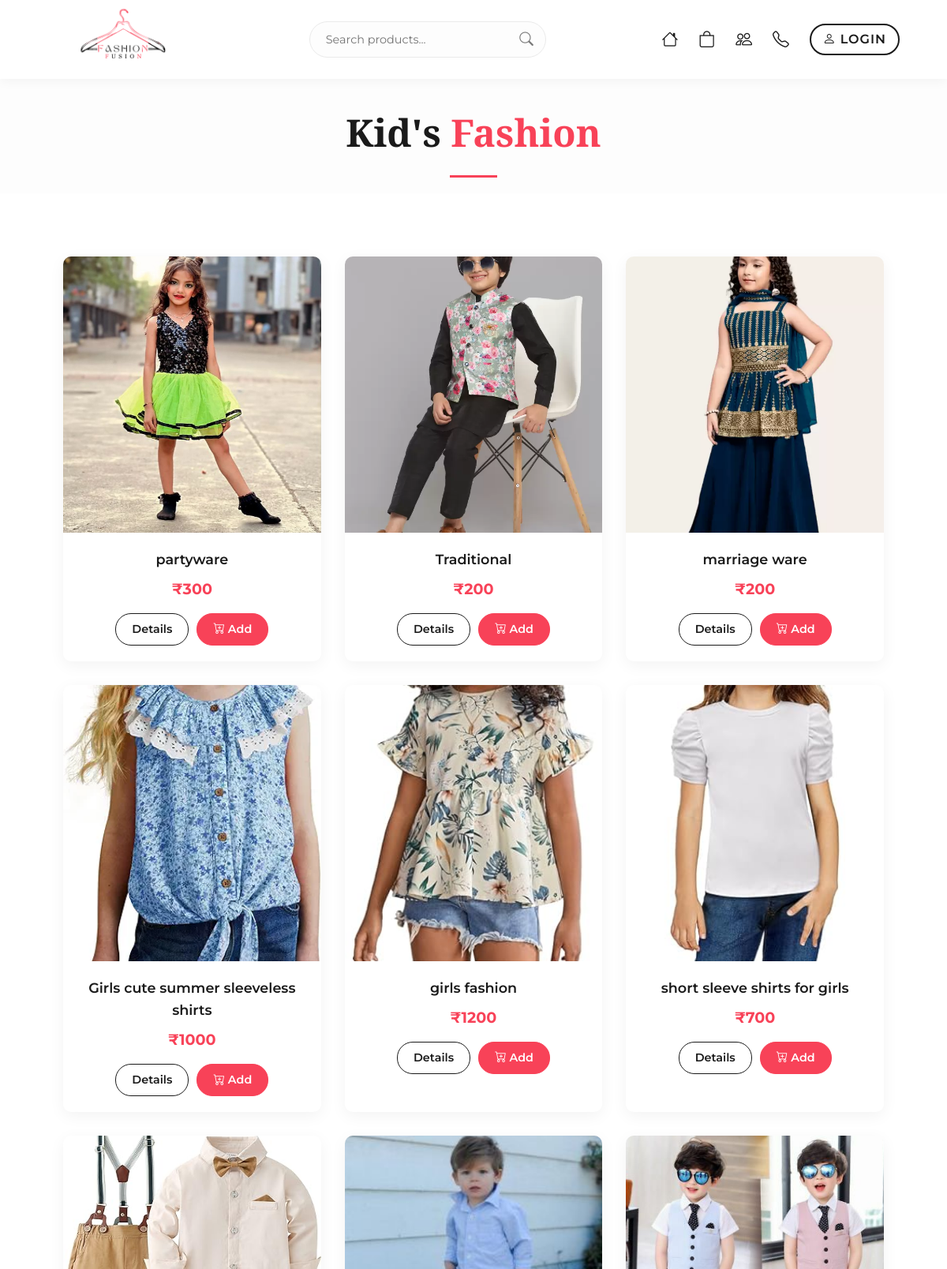
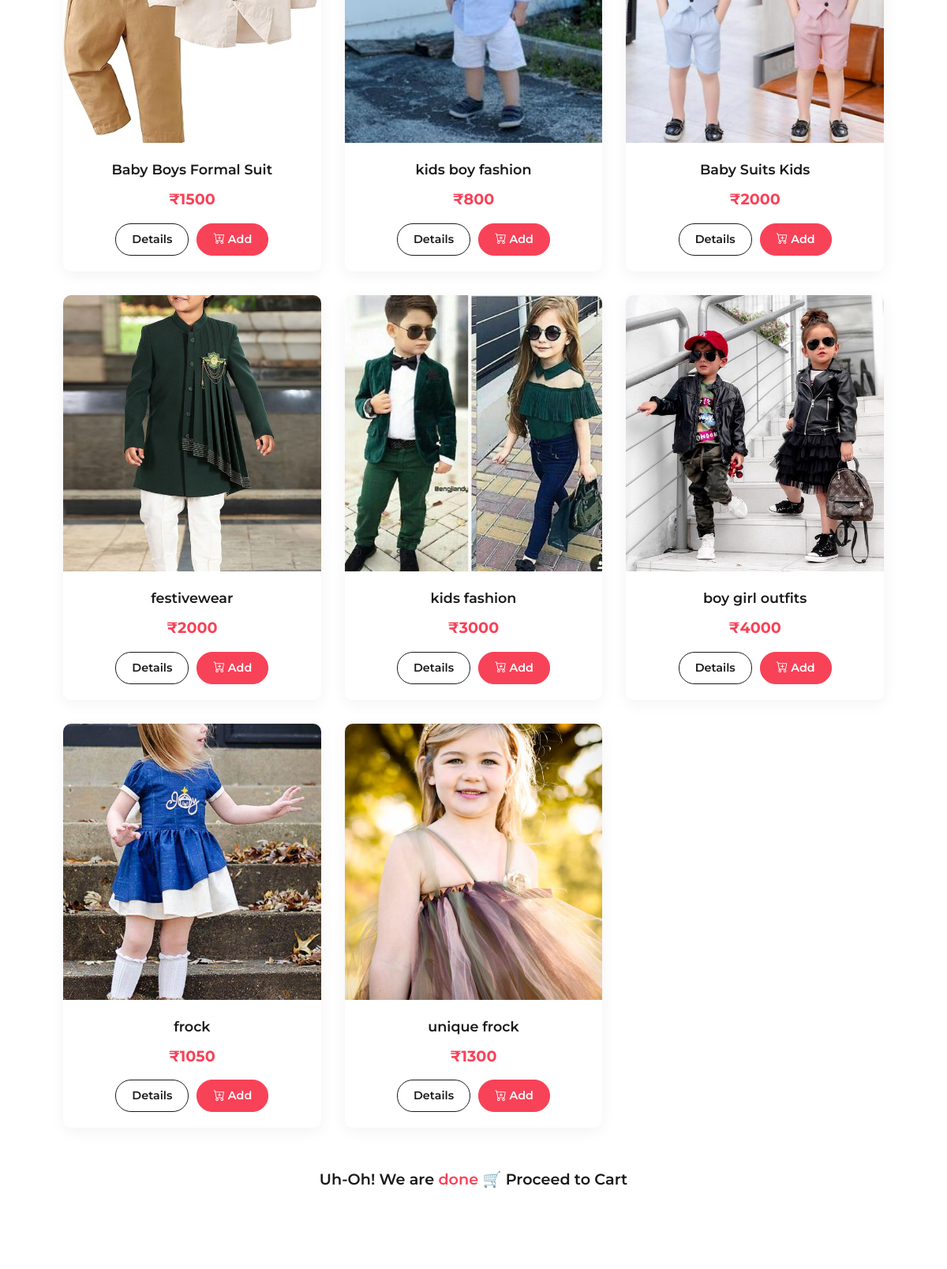
Page /kids.php (upper part) on the committed database (2 pictures, top to bottom).
### tables this page shows
CREATE TABLE `products_kids` (
  `id` int(255) NOT NULL,
  `p_id` varchar(255) NOT NULL,
  `p_name` varchar(255) NOT NULL,
  `p_price` int(255) NOT NULL,
  `p_image` varchar(255) NOT NULL,
  `p_description` varchar(255) NOT NULL
);

### kids.php (the view, shortened to what this page needs)
<!DOCTYPE html>
<html lang="en" dir="ltr">
<head>
    <link rel="stylesheet" href="https://cdn.jsdelivr.net/npm/bootstrap-icons@1.11.3/font/bootstrap-icons.min.css">
    <link rel="stylesheet" href="css/style.css">
</head>
<body>
    <?php @include 'header.php';?>
    <div class="page-header">
        <h1>Kid's <span class="text-primary">Fashion</span></h1>
        <hr class="divider">
    </div>
    <section class="products-section">
        <div class="container">
            <div class="products-container">
                <?php
                if(isset($con)) {
                    mysqli_select_db($con, "fashionfusion");
                    $q1 = "SELECT * FROM `products_kids`";
                    $result = mysqli_query($con, $q1);
                    if(mysqli_num_rows($result) > 0){
                        while($fetch_product = mysqli_fetch_assoc($result)){
                ?>
                <div class="product-card">
                    <div class="card-img-wrapper">
                        <img src="admin/uploaded_img/<?php echo htmlspecialchars($fetch_product['p_image']); ?>" alt="<?php echo htmlspecialchars($fetch_product['p_name']); ?>" onerror="this.src='images/placeholder.jpg'">
                    </div>
                    <div class="card-info">
                        <h3><?php echo htmlspecialchars($fetch_product['p_name']); ?></h3>
                        <p class="price">₹<?php echo htmlspecialchars($fetch_product['p_price']); ?></p>
                        <div class="card-actions">
                            <a href="productdetail.php?id=<?php echo $fetch_product['id']; ?>" class="btn-outline">Details</a>
                            <a href="cart.php?add=<?php echo $fetch_product['id']; ?>" class="btn-primary"><i class="bi bi-cart-plus"></i> Add</a>
                        </div>
                    </div>
                </div>
                <?php
                        }
                    } else {
                        echo "<div class='no-products'><p>No items currently available in the Kid's collection. Check back soon!</p></div>";
                    }
                } else {
                    echo "<p>Database connection error.</p>";
                }
                ?>
            </div>
            <div class="end-message" style="text-align: center; margin-top: 50px; padding-bottom: 20px;">
                <a href="cart.php" style="color: var(--text-dark); font-size: 1.2rem; font-weight: 600;">
                    Uh-Oh! We are <span class="text-primary">done</span> 🛒 Proceed to Cart
                </a>
            </div>
        </div>
    </section>
</body>
</html>

### css/style.css (style rules this page uses)
:root { --primary-color: #f84258; --text-dark: #1a1a1a; --text-light: #777; --bg-light: #fdfdfd; --font-heading: 'Playfair Display', serif; --font-body: 'Montserrat', sans-serif; }
* { margin: 0; padding: 0; box-sizing: border-box; }
body { font-family: var(--font-body); background-color: var(--bg-light); color: var(--text-dark); line-height: 1.6; padding-top: 70px; }
a { text-decoration: none; color: inherit; transition: all 0.3s ease; }
.products-section { padding: 80px 5%; background-color: #fff; }
.divider { width: 60px; height: 3px; background-color: var(--primary-color); border: none; margin: 15px auto 0; }
.products-container { display: grid; grid-template-columns: repeat(auto-fit, minmax(280px, 1fr)); gap: 30px; }
.product-card { background: #fff; border-radius: 10px; overflow: hidden; box-shadow: 0 5px 20px rgba(0,0,0,0.05); transition: transform 0.3s ease; }
.card-img-wrapper { height: 350px; overflow: hidden; }
.card-img-wrapper img { width: 100%; height: 100%; object-fit: cover; transition: transform 0.5s ease; }
.card-info { padding: 20px; text-align: center; }
.card-info h3 { font-size: 1.1rem; font-weight: 600; margin-bottom: 8px; }
.card-info .price { color: var(--primary-color); font-weight: 700; font-size: 1.2rem; margin-bottom: 15px; }
.btn-outline { display: inline-block; padding: 8px 20px; border: 1px solid var(--text-dark); color: var(--text-dark); border-radius: 20px; font-size: 0.9rem; font-weight: 600; }
.page-header { text-align: center; padding: 60px 20px 20px; }
.page-header h1 { font-family: var(--font-heading); font-size: 3rem; color: var(--text-dark); }
.text-primary { color: var(--primary-color); }
.container { max-width: 1200px; margin: 0 auto; padding: 0 20px; }
.card-actions { display: flex; justify-content: center; gap: 10px; margin-top: 15px; }
.btn-primary { display: inline-block; padding: 8px 20px; background: var(--primary-color); color: #fff; border: 1px solid var(--primary-color); border-radius: 20px; font-size: 0.9rem; font-weight: 600; }

### rows in the picture
products_kids: p_image (picture), p_name "partyware", p_price "300"
products_kids: p_image (picture), p_name "Traditional", p_price "200"
products_kids: p_image (picture), p_name "marriage ware", p_price "200"
products_kids: p_image (picture), p_name "Girls cute summer sleeveless shirts", p_price "1000"
products_kids: p_image (picture), p_name "girls fashion", p_price "1200"
products_kids: p_image (picture), p_name "short sleeve shirts for girls", p_price "700"
products_kids: p_image (picture), p_name "Baby Boys Formal Suit", p_price "1500"
products_kids: p_image (picture), p_name "kids boy fashion", p_price "800"
products_kids: p_image (picture), p_name "Baby Suits Kids", p_price "2000"
products_kids: p_image (picture), p_name "festivewear", p_price "2000"
products_kids: p_image (picture), p_name "kids fashion", p_price "3000"
products_kids: p_image (picture), p_name "boy girl outfits", p_price "4000"
products_kids: p_image (picture), p_name "frock", p_price "1050"
products_kids: p_image (picture), p_name "unique frock", p_price "1300"
